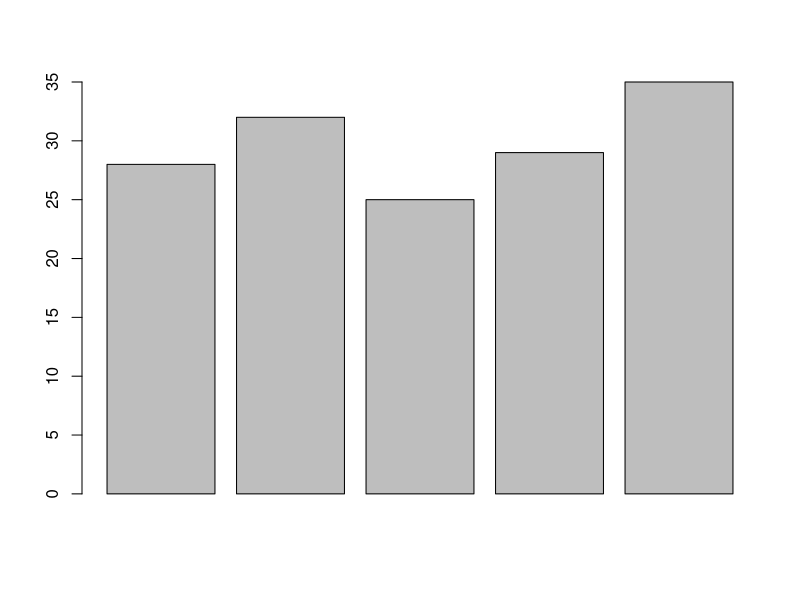
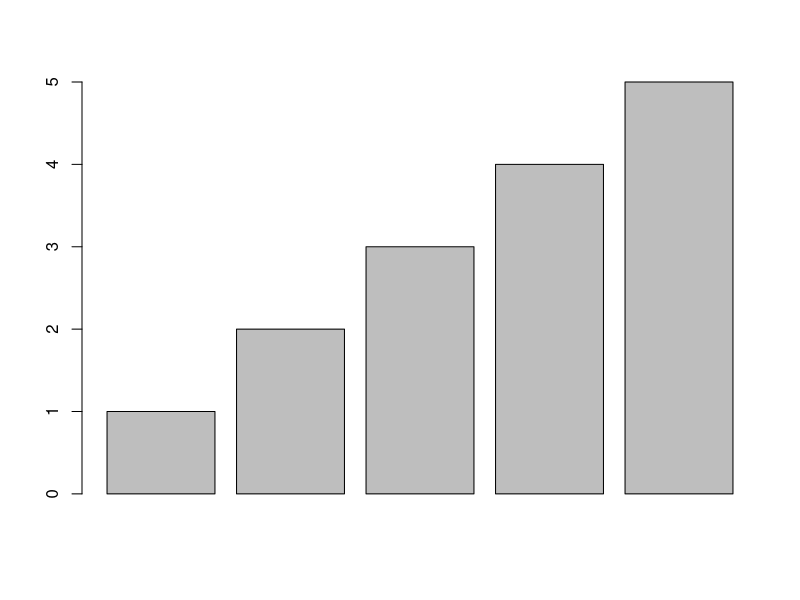

Here is the R script that generated these plots, in order:
library(dplyr)
mydata<-read.csv('data.csv')
mydata
m <- select(mydata,Name,Age)
m
barplot(m$Age)

i<-read.csv('output.csv')
i
barplot(i$marks)
